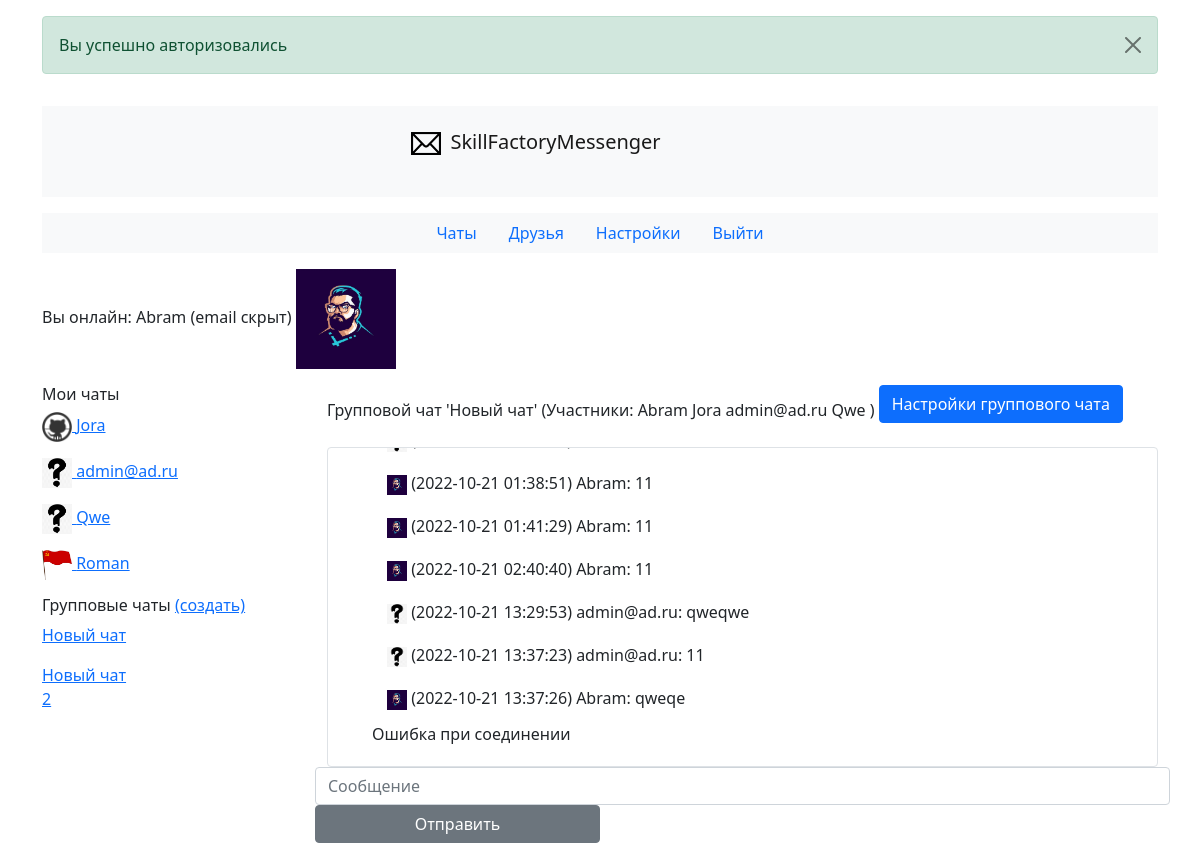
Screenshot of /?group_id=1 (signed in) with the database file from the repository.
### tables this page shows
CREATE TABLE `users` (
  `id` int(10) UNSIGNED NOT NULL,
  `nickname` varchar(255) DEFAULT NULL,
  `email` varchar(255) DEFAULT NULL,
  `hide_email` bit(1) NOT NULL DEFAULT b'0',
  `password` varchar(255) DEFAULT NULL,
  `avatar` varchar(255) DEFAULT NULL,
  `hash` varchar(255) DEFAULT NULL,
  `email_confirmed` bit(1) NOT NULL DEFAULT b'1'
);

CREATE TABLE `friends` (
  `id` int(10) UNSIGNED NOT NULL,
  `user_id` int(10) UNSIGNED NOT NULL,
  `friend_id` int(10) UNSIGNED NOT NULL
);

CREATE TABLE `groups` (
  `id` int(10) UNSIGNED NOT NULL,
  `name` varchar(255) NOT NULL
);

CREATE TABLE `group_messages` (
  `id` int(10) UNSIGNED NOT NULL,
  `group_id` int(10) UNSIGNED NOT NULL,
  `user_id` int(10) UNSIGNED NOT NULL,
  `text` text NOT NULL,
  `date` datetime NOT NULL DEFAULT current_timestamp()
);

### funcs.php (called while the page is built, shortened)
<?php
function get_avatar($id)
{
    global $pdo;
    $res = $pdo->prepare("SELECT avatar FROM users WHERE id = ?");
    $res->execute([$id]);
    $res = $res->fetchAll();
    return $res[0]['avatar'];
}
function get_friends(): array
{
    global $pdo;
    $res = $pdo->prepare("SELECT * FROM users JOIN friends ON users.id = friends.friend_id WHERE user_id = ?");
    $res->execute([$_SESSION['user']['id']]);
    $res = $res->fetchAll();
    $arr = [];
    foreach ($res as $item) {
        if ($item['nickname']) {
            $arr[] = ['id' => $item['friend_id'], 'nickname' => $item['nickname']];
        } else {
            $arr[] = ['id' => $item['friend_id'], 'nickname' => $item['email']];
        }
    }
    return $arr;
}
function get_email($id)
{
    global $pdo;
    $res = $pdo->prepare("SELECT * FROM users WHERE id = ?");
    $res->execute([$id]);
    if ($res = $res->fetchAll()) {
        if ($res[0]['hide_email']) {
            return 'email скрыт';
        }
        return $res[0]['email'];
    } else {
        return false;
    }
}
function get_nickname($id)
{
    global $pdo;
    $res = $pdo->prepare("SELECT nickname, email FROM users WHERE id = ?");
    $res->execute([$id]);
    $res = $res->fetchAll();
    if ($res[0]['nickname']) {
        return $res[0]['nickname'];
    } elseif ($res[0]['email']) {
        return $res[0]['email'];
    } else {
        return false;
    }
}
function get_groups(): array
{
    global $pdo;
    $res = $pdo->prepare("SELECT groups.id as id, name FROM group_users JOIN groups ON group_users.group_id = groups.id WHERE user_id = ?");
    $res->execute([$_SESSION['user']['id']]);
    $res = $res->fetchAll();
    $arr = [];
    foreach ($res as $item) {
        $arr[] = ['id' => $item['id'], 'name' => $item['name']];
    }
    return $arr;
}
function get_group($id)
{
    global $pdo;
    $res = $pdo->prepare("SELECT name FROM groups WHERE id = ?");
    $res->execute([$id]);
    if($res = $res->fetchColumn()) {
        return $res;
    } else {
        return false;
    }
}
function get_group_chat($id)
{
    global $pdo;
    $res = $pdo->prepare("SELECT users.id as user_id, group_messages.id as id, text, date FROM group_messages join users ON users.id = group_messages.user_id WHERE group_id = ? ORDER BY date");
    $res->execute([$id]);
    return $res->fetchAll();
}
function get_users_group($id)
{
    global $pdo;
    $res = $pdo->prepare("SELECT user_id FROM group_users WHERE group_id = ?");
    $res->execute([$id]);
    return $res->fetchAll();
}

### main.php (the view, shortened to what this page needs)
<?php
require_once __DIR__ . '/config.php';
require_once __DIR__ . '/funcs.php';
?>
<ul class="nav justify-content-center bg-light mb-3">
    <li class="nav-item">
        <a class="nav-link active" href="/">Чаты</a>
    </li>
    <li class="nav-item">
        <a class="nav-link" href="/friends.php">Друзья</a>
    </li>
    <li class="nav-item">
        <a class="nav-link" href="/settings.php">Настройки</a>
    </li>
    <li class="nav-item">
        <a class="nav-link" href="/?do=exit">Выйти</a>
    </li>
</ul>
<p>Вы онлайн: <?= htmlspecialchars($_SESSION['user']['login']) ?> (<?= get_email($_SESSION['user']['id']) ?>) <img
            src='<?= get_avatar($_SESSION['user']['id']) ?>'
            onerror="this.src='images/avatar.png'" alt=''
            style='width: 100px; height: 100px;'></p>
<div class="row">
    <div class="col-sm-3" style="overflow-y: auto; height:50vh;">
        <h6>Мои чаты</h6>
        <div class="col-sm-12">
            <div class="col-sm-12">
                <?php
                $friends = get_friends();
                foreach ($friends as $friend) {
                    $avatar = get_avatar($friend['id']);
                    echo "<p><img src='$avatar'
                onerror=\"this.src='images/avatar.png'\" alt=''
                style='width: 30px; height: 30px;'><a href='?id={$friend['id']}'> {$friend['nickname']}</a></p>";
                }
                ?>
            </div>
        </div>
        <h6>Групповые чаты <a href="/new_group.php">(создать)</a></h6>
        <div class="col-sm-4">
            <div class="col-sm-12">
                <?php
                $groups = get_groups();
                foreach ($groups as $group) {
                    echo "<p><a href='?group_id={$group['id']}'> {$group['name']}</a></p>";
                }
                ?>
            </div>
        </div>
    </div>
    <?php
    if (isset($_GET['id'])) {
        $action = "/?id={$_GET['id']}";
    } elseif (isset($_GET['group_id'])) {
        $action = "/?group_id={$_GET['group_id']}";
    } else {
        $action = '';
    }
    ?>
    <form id="chat" class="col-sm-9" method="post" action="<?= $action ?>">
        <?php
        if (isset($_GET['id'])) {
            $nickname = get_nickname($_GET['id']);
            echo "<h6>Чат с пользователем {$nickname}</h6>";
        } elseif (isset($_GET['group_id'])) {
            $group = get_group($_GET['group_id']);
            $title = "<h6>Групповой чат '$group' (Участники: ";
            $users = get_users_group($_GET['group_id']);
            foreach ($users as $user) {
                $nickname = get_nickname($user['user_id']);
                $title .= "$nickname ";
            }
            $title .= ") <p class='menu btn btn-primary'>Настройки группового чата</p></h6>";
            echo $title;
        }
        ?>
        <div id="divMessages" class="chat message border rounded container">
            <div class="chat-content" id="chat-result">
                <?php
                if (isset($_GET['id'])) {
                    $messages = get_chat($_GET['id']);
                    if (!$messages) {
                        $nickname = get_nickname($_GET['id']);
                        echo "<h6 class='col-md-4 mx-auto mt-3'>Начните переписку с $nickname</h6>";
                    }
                    foreach ($messages as $message) {
                        $id = $message['id'];
                        $avatar = get_avatar($message['user_id']);
                        $a = "<img src='$avatar' onerror=\"this.src='images/avatar.png'\" style='width: 20px; height: 20px;'>";
                        $date = $message['date'];
                        $nickname = get_nickname($message['user_id']);
                        echo "<input type='hidden' class='group' value='0'>
                                <p value=\"$id\" class='msg'> $a ($date) $nickname: <span value='$id'>{$message['text']}</span></p>";
                    }
                } elseif (isset($_GET['group_id'])) {
                    $messages = get_group_chat($_GET['group_id']);
                    foreach ($messages as $message) {
                        $id = $message['id'];
                        $avatar = get_avatar($message['user_id']);
                        $a = "<img src='$avatar' onerror=\"this.src='images/avatar.png'\" style='width: 20px; height: 20px;'>";
                        $date = $message['date'];
                        $nickname = get_nickname($message['user_id']);
                        echo "<input type='hidden' class='group' value='1'>
                            <p value=\"$id\" class='msg'> $a ($date) $nickname: <span value='$id'>{$message['text']}</span></p>";
                    }
                } else {
                    echo '<h6 class="col-md-4 mx-auto mt-3">Откройте активный чат или начните новый</h6>';
                }
                ?>
            </div>
        </div>
        <div id="blockSendMessage" class="row">
            <input name="message" id="message" class="form-control col-8 col-sm-9 col-md-8" type="text"
                   placeholder="Сообщение">
            <button id="btnSend" type="submit" class="btn btn-secondary col-4 col-sm-3 col-md-4">Отправить</button>
        </div>
    </form>
</div>

### css/style.css (style rules this page uses)
.chat { overflow-y: auto; height:40vh; display: flex; flex-direction: column-reverse; }
.chat-content { padding: 20px; max-width: 100%; margin: auto; width: 100%; }
.msg { position: relative; max-width: 75%; padding: 7px 15px; margin-bottom: 5px; }

### rows the page displays
users: hide_email "email скрыт", avatar (picture)
friends: friend.avatar (picture), friend.nickname "Jora"
friends: friend.email "admin@ad.ru"
friends: friend.nickname "Qwe"
friends: friend.avatar (picture), friend.nickname "Roman"
groups: name "Новый чат"
groups: name "Новый чат 2"
group_messages: $id 50 (drawn)
group_messages: $id 53 (drawn), user.avatar (picture), date "2022-10-21 01:38:51", user.nickname "Abram", text "11"
group_messages: $id 54 (drawn), user.avatar (picture), date "2022-10-21 01:41:29", user.nickname "Abram", text "11"
group_messages: $id 55 (drawn), user.avatar (picture), date "2022-10-21 02:40:40", user.nickname "Abram", text "11"
group_messages: $id 56 (drawn), date "2022-10-21 13:29:53", user.email "admin@ad.ru", text "qweqwe"
group_messages: $id 57 (drawn), date "2022-10-21 13:37:23", user.email "admin@ad.ru", text "11"
group_messages: $id 58 (drawn), user.avatar (picture), date "2022-10-21 13:37:26", user.nickname "Abram", text "qweqe"

### other values shown
$_SESSION['success'] "Вы успешно авторизовались"
$_SESSION['user']['login'] "Abram"
$title "Abram Jora admin@ad.ru Qwe"
